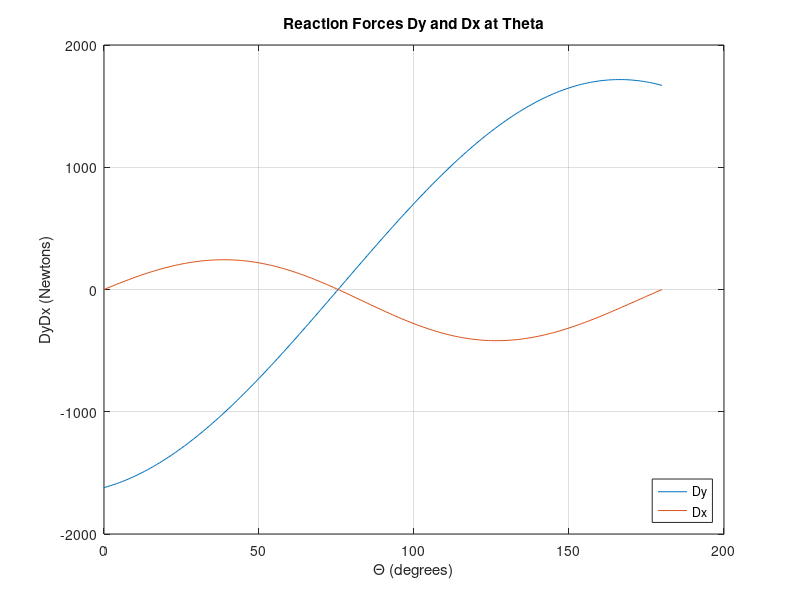
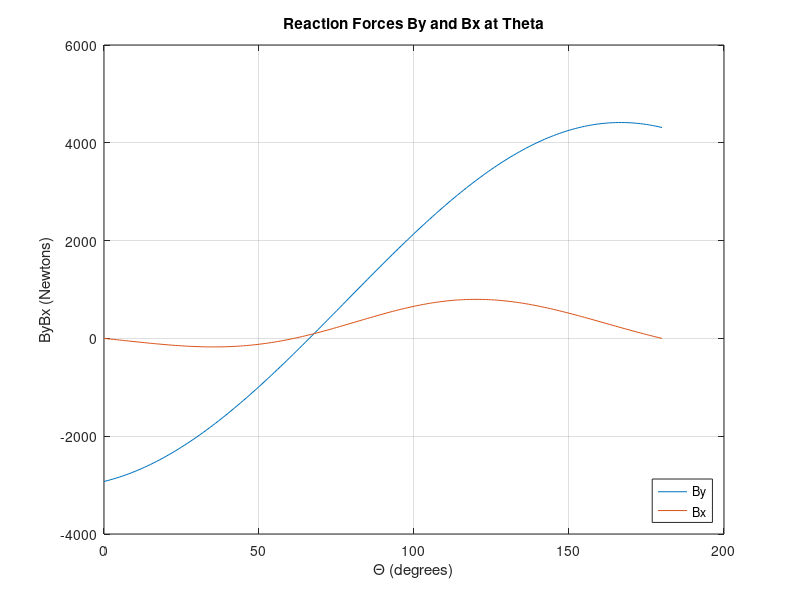

The MATLAB script that drew these images, in order:
Wab = -1000;
Aab=0;
L = 0.16;
b= 0.06;
Mp= 2.5;
Mbd =3;
g=9.81;

theta = [0:1:180];

Beta = asind((b.*(sind(theta)))/L) ;
Wdb = (29.27.*sind(90-theta))/(cosd(Beta)) ; 
alphaBD = ( (657.976.*cosd(90-theta)) - (0.16.*(Wdb.^2).*sind(Beta)))/(-0.16.*cosd(Beta));

Ad = ((-657.976.*(sind(90-theta))) - (0.16.*alphaBD.*sind(Beta))-(0.16.*(Wdb.^2).*cosd(Beta)));

Dy = Mp.*(Ad+g);

Dx =  -Mp.*(Ad+g).*tand(Beta);
figure(1)
plot(theta, Dy, theta, Dx);
title('Reaction Forces Dy and Dx at Theta')
xlabel('\Theta (degrees)')
ylabel('DyDx (Newtons)')
legend({'Dy', 'Dx'}, 'Location', 'southeast')
grid

Ay= Ad - (0.08.*alphaBD.*cosd(Beta)) - (0.08.*((Wdb.^2).*sin(Beta)));
Ax = (-0.08.*alphaBD).*sind(Beta) + (0.08.*(Wdb.^2).*cosd(Beta));

By = (Mbd.*Ay) + (Mbd.*g) + (Mp.*(Ad+g));
Bx = (Mbd.*Ax) - ((Dx.*((1/12).*Mbd.*(L.^2))).*Ax) + ((Mp.*(Ad+g)).*tand(Beta));

figure(2)
plot(theta, By, theta, Bx);
title('Reaction Forces By and Bx at Theta')
xlabel('\Theta (degrees)')
ylabel('ByBx (Newtons)')
legend({'By', 'Bx'}, 'Location', 'southeast')
grid
